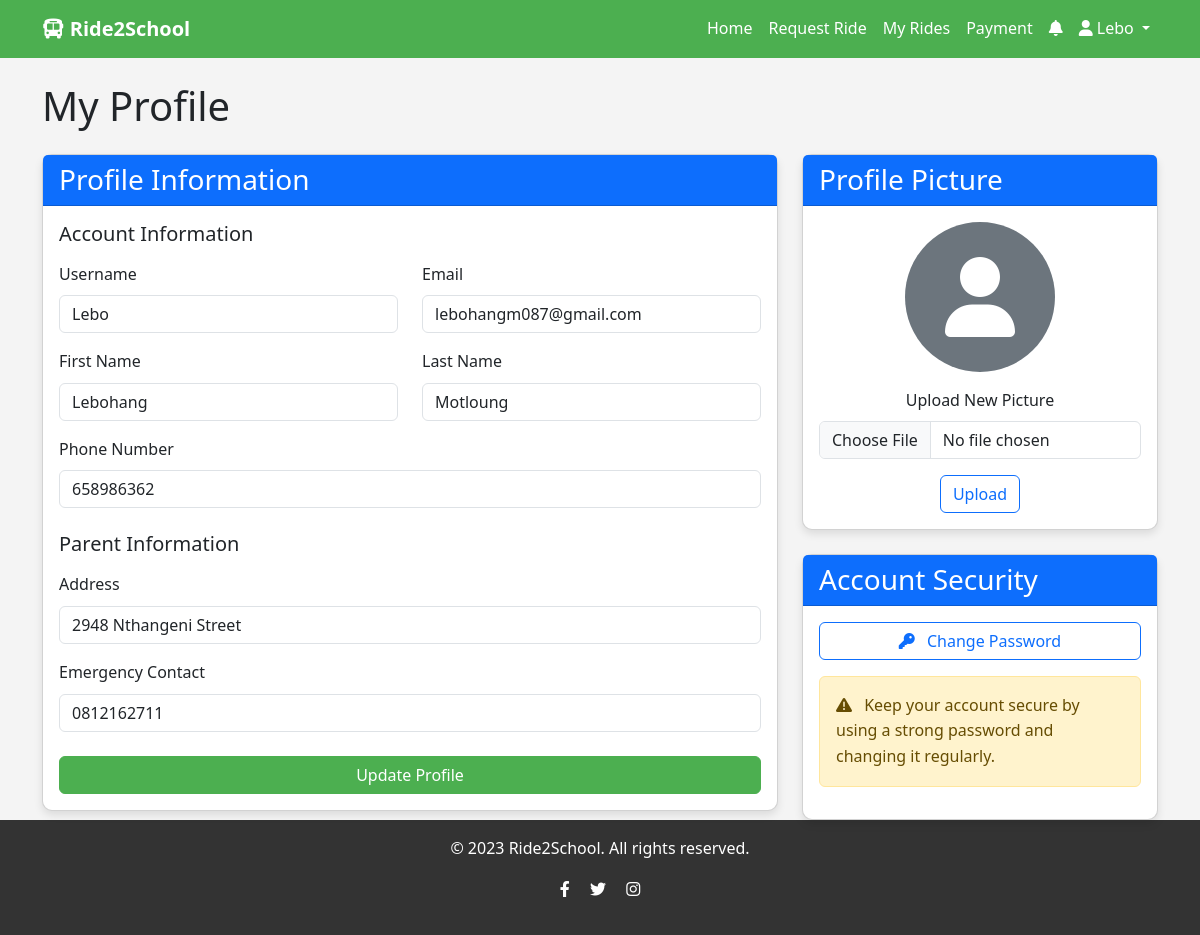
The page /accounts/profile/ (signed in) on the database its author committed.
### accounts/models.py (models this page shows, shortened)
class User(AbstractUser):
    USER_TYPE_CHOICES = (
        ('parent', 'Parent'),
        ('driver', 'Driver'),
        ('admin', 'Admin'),
    )
    user_type = models.CharField(max_length=10, choices=USER_TYPE_CHOICES)
    phone_regex = RegexValidator(
        regex=r'^\+?1?\d{9,15}$',
        message="Phone number must be entered in the format: '+999999999'. Up to 15 digits allowed."
    )
    phone_number = models.CharField(validators=[phone_regex], max_length=17, blank=True)
    profile_picture = models.ImageField(upload_to='profile_pics/', blank=True, null=True)

class Parent(models.Model):
    user = models.OneToOneField(User, on_delete=models.CASCADE, related_name='parent_profile')
    address = models.CharField(max_length=255)
    emergency_contact = models.CharField(max_length=17, blank=True)

### accounts/views.py (the view, shortened to what this page needs)
# urls.py: path('profile/', views.profile, name='profile'),
@login_required
def profile(request):
    user = request.user
    if user.user_type == 'parent':
        parent = Parent.objects.get(user=user)
        if request.method == 'POST':
            from django.contrib.auth.forms import UserChangeForm
            class CustomUserChangeForm(UserChangeForm):
                class Meta:
                    model = User
                    fields = ['username', 'email', 'first_name', 'last_name', 'phone_number']
                def __init__(self, *args, **kwargs):
                    super().__init__(*args, **kwargs)
                    if 'password' in self.fields:
                        del self.fields['password']
                    for field in self.fields:
                        self.fields[field].widget.attrs.update({'class': 'form-control'})
            user_form = CustomUserChangeForm(request.POST, instance=user)
            profile_form = ParentProfileForm(request.POST, instance=parent)
            if user_form.is_valid() and profile_form.is_valid():
                user_form.save()
                profile_form.save()
                messages.success(request, 'Your profile has been updated successfully!')
                return redirect('profile')
        else:
            from django.contrib.auth.forms import UserChangeForm
            class CustomUserChangeForm(UserChangeForm):
                class Meta:
                    model = User
                    fields = ['username', 'email', 'first_name', 'last_name', 'phone_number']
                def __init__(self, *args, **kwargs):
                    super().__init__(*args, **kwargs)
                    if 'password' in self.fields:
                        del self.fields['password']
                    for field in self.fields:
                        self.fields[field].widget.attrs.update({'class': 'form-control'})
            user_form = CustomUserChangeForm(instance=user)
            profile_form = ParentProfileForm(instance=parent)
        return render(request, 'accounts/profile.html', {
            'user_form': user_form,
            'profile_form': profile_form
        })

### accounts/views.py (shortened to what this page needs)
            class CustomUserChangeForm(UserChangeForm):
                class Meta:
                    model = User
                    fields = ['username', 'email', 'first_name', 'last_name', 'phone_number']

### accounts/forms.py
class ParentProfileForm(forms.ModelForm):
    class Meta:
        model = Parent
        fields = ['address', 'emergency_contact']
    def __init__(self, *args, **kwargs):
        super().__init__(*args, **kwargs)
        for field in self.fields:
            self.fields[field].widget.attrs.update({'class': 'form-control'})

### ride2school/context_processors.py (called while the page is built)
def google_maps_api_key(request):
    return {'GOOGLE_MAPS_API_KEY': settings.GOOGLE_MAPS_API_KEY}

### accounts/templates/accounts/profile.html (shortened to what this page needs)
{% extends 'base.html' %}
{% block content %}
<div class="row">
    <div class="col-md-12">
        <h1 class="mb-4">My Profile</h1>
    </div>
</div>
<div class="row">
    <div class="col-md-8">
        <div class="card">
            <div class="card-header bg-primary text-white">
                <h3 class="mb-0">Profile Information</h3>
            </div>
            <div class="card-body">
                <form method="post" enctype="multipart/form-data">
                    <h5 class="mb-3">Account Information</h5>
                    <div class="row mb-3">
                        <div class="col-md-6">
                            <label for="id_username" class="form-label">Username</label>
                            {{ user_form.username }}
                        </div>
                        <div class="col-md-6">
                            <label for="id_email" class="form-label">Email</label>
                            {{ user_form.email }}
                        </div>
                    </div>
                    <div class="row mb-3">
                        <div class="col-md-6">
                            <label for="id_first_name" class="form-label">First Name</label>
                            {{ user_form.first_name }}
                        </div>
                        <div class="col-md-6">
                            <label for="id_last_name" class="form-label">Last Name</label>
                            {{ user_form.last_name }}
                        </div>
                    </div>
                    <div class="mb-3">
                        <label for="id_phone_number" class="form-label">Phone Number</label>
                        {{ user_form.phone_number }}
                    </div>
                    {% if user.user_type == 'parent' %}
                        <h5 class="mb-3 mt-4">Parent Information</h5>
                        <div class="mb-3">
                            <label for="id_address" class="form-label">Address</label>
                            {{ profile_form.address }}
                        </div>
                        <div class="mb-3">
                            <label for="id_emergency_contact" class="form-label">Emergency Contact</label>
                            {{ profile_form.emergency_contact }}
                        </div>
                    {% endif %}
                    <div class="d-grid gap-2 mt-4">
                        <button type="submit" class="btn btn-primary">Update Profile</button>
                    </div>
                </form>
            </div>
        </div>
    </div>
    <div class="col-md-4">
        <div class="card mb-4">
            <div class="card-header bg-primary text-white">
                <h3 class="mb-0">Profile Picture</h3>
            </div>
            <div class="card-body text-center">
                {% if user.profile_picture %}
                    <img src="{{ user.profile_picture.url }}" alt="{{ user.get_full_name }}" class="img-fluid rounded-circle mb-3" style="max-width: 150px;">
                {% else %}
                    <div class="rounded-circle bg-secondary text-white d-flex align-items-center justify-content-center mx-auto mb-3" style="width: 150px; height: 150px;">
                        <i class="fas fa-user fa-5x"></i>
                    </div>
                {% endif %}
                <form method="post" enctype="multipart/form-data">
                    <div class="mb-3">
                        <label for="id_profile_picture" class="form-label">Upload New Picture</label>
                        <input type="file" name="profile_picture" id="id_profile_picture" class="form-control">
                    </div>
                    <button type="submit" class="btn btn-outline-primary">Upload</button>
                </form>
            </div>
        </div>
        <div class="card">
            <div class="card-header bg-primary text-white">
                <h3 class="mb-0">Account Security</h3>
            </div>
            <div class="card-body">
                <div class="d-grid gap-2">
                    <a href="{% url 'password_reset' %}" class="btn btn-outline-primary">
                        <i class="fas fa-key me-2"></i> Change Password
                    </a>
                </div>
                <div class="alert alert-warning mt-3">
                    <i class="fas fa-exclamation-triangle me-2"></i>
                    Keep your account secure by using a strong password and changing it regularly.
                </div>
            </div>
        </div>
    </div>
</div>
{% endblock %}

### templates/base.html (shortened to what this page needs)
<!DOCTYPE html>
<html lang="en">
<head>
    <link href="https://cdn.jsdelivr.net/npm/bootstrap@5.3.0-alpha1/dist/css/bootstrap.min.css" rel="stylesheet">
    <link rel="stylesheet" href="https://cdnjs.cloudflare.com/ajax/libs/font-awesome/6.0.0/css/all.min.css">
</head>
<body>
    <nav class="navbar navbar-expand-lg navbar-dark mb-4">
        <div class="container">
            <a class="navbar-brand" href="{% url 'home' %}">
                <i class="fas fa-bus"></i> Ride2School
            </a>
            <div class="collapse navbar-collapse" id="navbarNav">
                <ul class="navbar-nav ms-auto">
                    <li class="nav-item">
                        <a class="nav-link" href="{% url 'home' %}">Home</a>
                    </li>
                    {% if user.is_authenticated %}
                        {% if user.user_type == 'parent' %}
                            <li class="nav-item">
                                <a class="nav-link" href="{% url 'request_ride' %}">Request Ride</a>
                            </li>
                            <li class="nav-item">
                                <a class="nav-link" href="{% url 'my_rides' %}">My Rides</a>
                            </li>
                            <li class="nav-item">
                                <a class="nav-link" href="{% url 'payment_methods' %}">Payment</a>
                            </li>
                        {% endif %}
                        <li class="nav-item position-relative">
                            <a class="nav-link" href="{% url 'notifications' %}">
                                <i class="fas fa-bell"></i>
                            </a>
                        </li>
                        <li class="nav-item dropdown">
                            <a class="nav-link dropdown-toggle" href="#" id="navbarDropdown" role="button" data-bs-toggle="dropdown">
                                <i class="fas fa-user"></i> {{ user.username }}
                            </a>
                        </li>
                    {% endif %}
                </ul>
            </div>
        </div>
    </nav>
    <main class="container">
        {% block content %}{% endblock %}
    </main>
    <footer class="footer mt-auto py-3">
        <div class="container text-center">
            <p>&copy; 2023 Ride2School. All rights reserved.</p>
            <p>
                <a href="#" class="text-white me-3"><i class="fab fa-facebook-f"></i></a>
                <a href="#" class="text-white me-3"><i class="fab fa-twitter"></i></a>
                <a href="#" class="text-white"><i class="fab fa-instagram"></i></a>
            </p>
        </div>
    </footer>
</body>
</html>

### templates/base.html (style rules this page uses)
:root { --primary-color: #4CAF50; --secondary-color: #FFC107; --dark-color: #333; --light-color: #f4f4f4; }
body { font-family: 'Segoe UI', Tahoma, Geneva, Verdana, sans-serif; line-height: 1.6; background-color: var(--light-color); }
.navbar { background-color: var(--primary-color); }
.navbar-brand { font-weight: bold; color: white !important; }
.nav-link { color: white !important; }
.btn-primary { background-color: var(--primary-color); border-color: var(--primary-color); }
.card { border-radius: 10px; box-shadow: 0 4px 8px rgba(0, 0, 0, 0.1); }
.footer { background-color: var(--dark-color); color: white; padding: 20px 0; margin-top: 50px; }

### rows shown on the page
User: username "Lebo", email "lebohangm087@gmail.com", first_name "Lebohang", last_name "Motloung", phone_number "658986362"
Parent: address "2948 Nthangeni Street", emergency_contact "0812162711"
